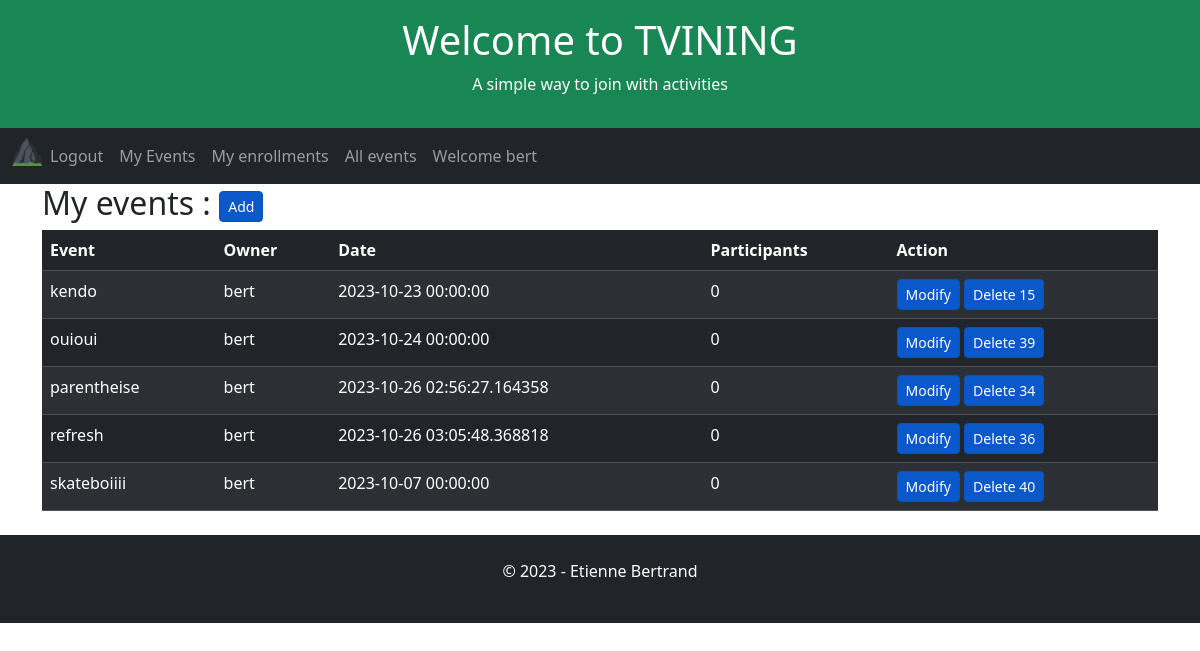
Screenshot of /user-events (signed in) with the database file from the repository.
### app/models.py (models this page shows, shortened)
class User(UserMixin, db.Model):
    id = db.Column(db.Integer, primary_key=True)
    username = db.Column(db.String(64), index=True, unique=True)
    email = db.Column(db.String(120), index=True, unique=True)
    password_hash = db.Column(db.String(128))

class Event(db.Model):
    id = db.Column(db.Integer, primary_key=True)
    user_id = db.Column(db.Integer, db.ForeignKey('user.id', name='fk_event_user'), nullable=False)
    title = db.Column(db.String(255), nullable=False)
    date = db.Column(db.DateTime, index=True, default=datetime.utcnow)

### app/routes.py (the view)
@app.route('/user-events', methods=['GET', 'POST', 'UPDATE'])
@login_required
def userEvents():
    global appName, appSlogan, appTitle, db
    user_id = current_user.id
    userEvents = db.session.query(
        Event.user_id,
        Event.id,
        User.username.label("owner"),
        Event.date,
        Event.title,
        func.count(Enrollment.user_id).label('participants')
    ).outerjoin(User, Event.user_id == User.id
    ).outerjoin(Enrollment, Event.id == Enrollment.event_id
    ).filter(
        Event.user_id == user_id
    ).group_by(
        Event.user_id,
        Event.date,
        Event.title
    ).order_by(
         func.count(Enrollment.user_id).label('participants').desc(),
         Event.title
    ).all()
    return render_template(
        'user-events.html',
        appName=appName,
        appTitle=appTitle,
        appSlogan=appSlogan,
        userEvents=userEvents
    )

### app/models.py (called while the page is built)
@login.user_loader
def load_user(id):
    return User.query.get(int(id))

### app/templates/user-events.html (shortened to what this page needs)
{% extends "home.html" %}
{% block content %}
    <h2>My events : <a href="{{ url_for('event') }}" class="btn btn-primary btn-sm active" role="button" aria-pressed="true">Add</a></h2>
        <table class="table table-dark table-hover table-striped">
            <thead>
            <tr>
                <th>Event</th>
                <th>Owner</th>
                <th>Date</th>
                <th>Participants</th>
                <th>Action</th>
            </tr>
            </thead>
            <tbody>
                {% for event in userEvents %}
                    <tr>
                        <td>{{ event.title }}</td>
                        <td>{{ event.owner }}</td>
                        <td>{{ event.date }}</td>
                        {% if event.participants > 0 %}
                        <td><a href="{{ url_for('eventEnrollments') }}/{{event.id}}" aria-pressed="true">{{ event.participants }}</a></td>
                        {% else %}
                        <td>{{ event.participants }}</td>
                    {% endif %}
                        <td>
                            <a href="{{ url_for('event') }}/{{event.id}}" class="btn btn-primary btn-sm active" role="button" aria-pressed="true">Modify</a>
                            <a href="{{ url_for('event') }}" class="btn btn-primary btn-sm active" role="button" aria-pressed="true" data-bs-toggle="modal" data-bs-target="#exampleModal" data-bs-whatever="{{event.id}}" >Delete {{ event.id }}</a>
                        </td>
                    </tr>
                {% endfor %}
            </tbody>
        </table>
{% endblock %}

### app/templates/home.html (shortened to what this page needs)
<!DOCTYPE html>
<html lang="en">
<head>
    <link href="https://cdn.jsdelivr.net/npm/bootstrap@5.3.2/dist/css/bootstrap.min.css" rel="stylesheet">
</head>
<body>
    <div class="p-3 bg-success text-white text-center">
    {% if appTitle %}
        <h1>{{ appTitle }}</h1>
        {% else %}
        <h1>hard coded appTitle xyz</h1>
    {% endif %}
    {% if appSlogan %}
        <p>{{ appSlogan }}</p>
        {% else %}
        <p>hard coded appSlogan xyz</p>
    {% endif %}
    </div>
    <nav class="navbar navbar-expand-lg bg-dark navbar-dark">
        <div class="container-fluid">
            <div class="collapse navbar-collapse" id="navbarNav">
            <ul class="navbar-nav">
                <li class="nav-item">
                    <a class="nav-brand" href="{{ url_for('index') }}">
                        <img src="{{ url_for('static', filename='/favicon_io/favicon-32x32.png') }}" width="30" height="30" alt="">
                    </a>
                </li>
                {% if current_user.is_anonymous %}
                <li class="nav-item">
                <a class="nav-link" href="{{ url_for('login') }}">Login</a>
                </li>
                <li class="nav-item">
                    <a class="nav-link" href="{{ url_for('register') }}">Subscribe</a>
                </li>
                {% else %}
                <li class="nav-item">
                    <a class="nav-link" href="{{ url_for('logout') }}">Logout</a>
                </li>
                <li class="nav-item">
                    <a class="nav-link" href="{{ url_for('userEvents') }}">My Events</a>
                </li>
                <li class="nav-item">
                    <a class="nav-link" href="{{ url_for('userEnrollments') }}">My enrollments</a>
                <li class="nav-item">
                    <a class="nav-link" href="{{ url_for('allEvents') }}">All events</a>
                </li>
                <li class="nav-item">
                    <a class="nav-link" href="{{ url_for('index') }}">Welcome {{ current_user.username }}</a>
                </li>
                {% endif %}
            </ul>
            </div>
        </div>
    </nav>
    <div class="container">
        {% block content %}{% endblock %}
    </div>
    <div class="mt-4 p-4 bg-dark text-white text-center">
    <p>© 2023 - Etienne Bertrand</p>
    </div>
</body>
</html>

### rows the page displays
User: username "bert"
Event: title "kendo", owner "bert", date "2023-10-23 00:00:00", participants "0", id "15"
Event: title "ouioui", owner "bert", date "2023-10-24 00:00:00", participants "0", id "39"
Event: title "parentheise", owner "bert", date "2023-10-26 02:56:27.164358", participants "0", id "34"
Event: title "refresh", owner "bert", date "2023-10-26 03:05:48.368818", participants "0", id "36"
Event: title "skateboiiii", owner "bert", date "2023-10-07 00:00:00", participants "0", id "40"

### other values shown
{{ appTitle }} "Welcome to TVINING"
{{ appSlogan }} "A simple way to join with activities"
